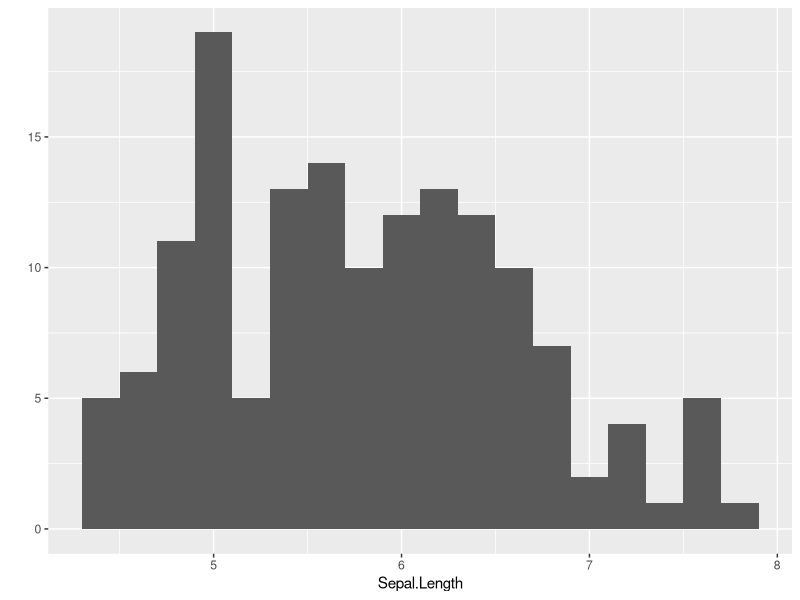
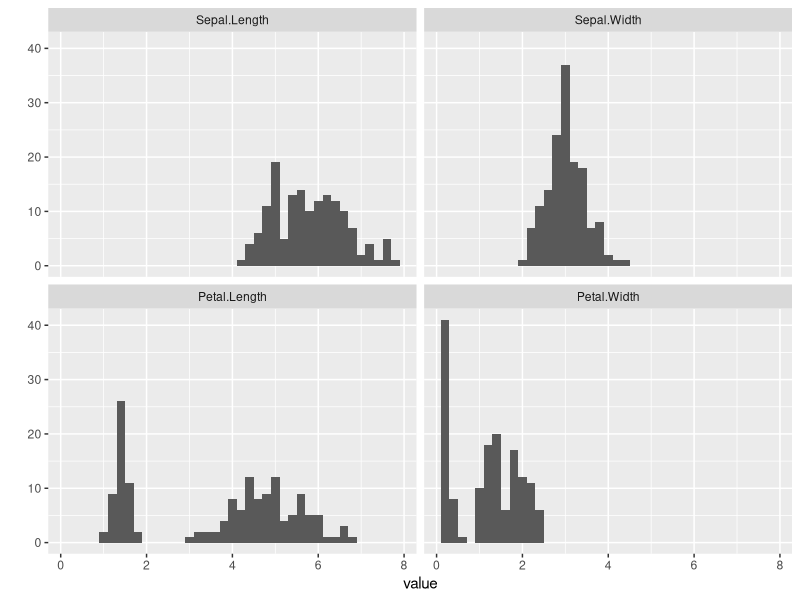
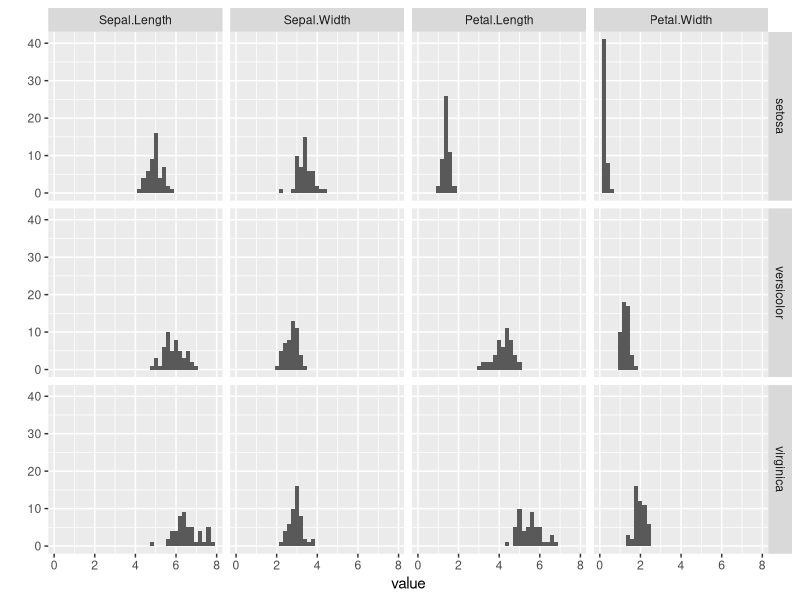

Write R code to recreate these figures, in order.
## ---- chunk 1
head(iris)
## ---- chunk 2
summary(iris)
## ---- chunk 3
library(ggplot2)
## ---- chunk 4
mean.sepal.length <- mean(iris$Sepal.Length)
sepal.length.lower <- quantile(iris$Sepal.Length, 0.05)
sepal.length.upper <- quantile(iris$Sepal.Length, 0.95)
qplot(Sepal.Length, data=iris, binwidth=0.2)
## ---- chunk 5
calc.mean.and.quantiles <- function(x) {
  c(mean=mean(x), quantile(x, 0.05), quantile(x, 0.95))
}
calc.mean.and.quantiles(iris$Sepal.Length)
calc.mean.and.quantiles(iris$Sepal.Width)
## ---- chunk 6
library(reshape2)
iris.long <- melt(iris, "Species")
head(iris.long)
## ---- chunk 7
qplot(value, data=iris.long, binwidth=0.2) + facet_wrap(~ variable)
## ---- chunk 8
qplot(value, data=iris.long, binwidth=0.2) + facet_grid(Species ~ variable)
## ---- chunk 9
tapply(iris.long$value, iris.long$variable, function(x) {
  c(mean=mean(x), quantile(x, 0.05), quantile(x, 0.95))
})
## ---- chunk 10
library(plyr)
ddply(iris.long, .(variable), function(x) {
  c(mean=mean(x$value), quantile(x$value, 0.05), quantile(x$value, 0.95))
})
## ---- chunk 11
ddply(iris.long, .(variable), summarize,
      mean=mean(value), lower=quantile(value, 0.05), upper=quantile(value, 0.95))
## ---- chunk 12
ddply(iris.long, .(variable, Species), summarize,
      mean=mean(value), lower=quantile(value, 0.05), upper=quantile(value, 0.95))
